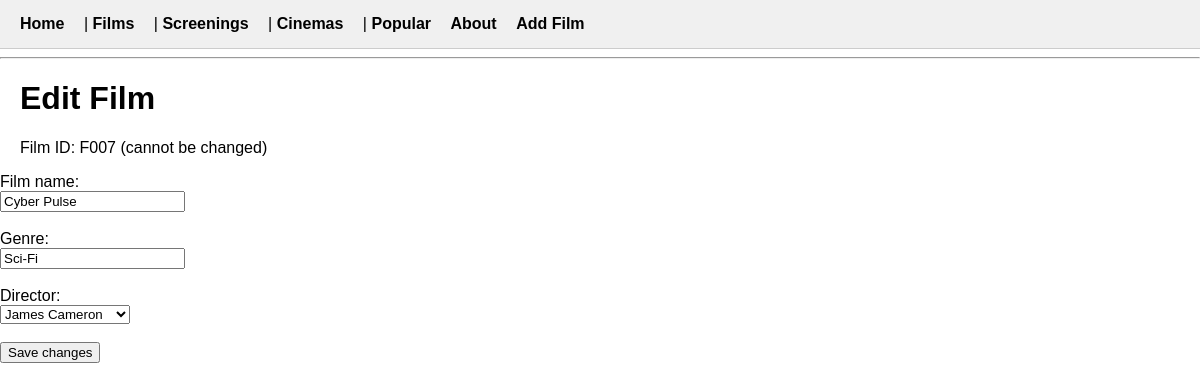
/edit_film/F007, run on the app's committed database.
### tables this page shows
CREATE TABLE Film (
film_id TEXT PRIMARY KEY,
film_name TEXT NOT NULL,
genre TEXT,
director_id TEXT NOT NULL,
FOREIGN KEY (director_id) REFERENCES Director(director_id));

CREATE TABLE Director (
director_id TEXT PRIMARY KEY,
director_name TEXT NOT NULL);

### app.py (the view, shortened to what this page needs)
@app.route("/edit_film/<film_id>", methods=["GET", "POST"])
def edit_film(film_id):
    conn = get_connection()
    film = conn.execute("SELECT * FROM Film WHERE film_id = ?", (film_id,)).fetchone()
    directors = conn.execute("SELECT director_id, director_name FROM Director ORDER BY director_name").fetchall()
    conn.close()
    return render_template("edit_film.html", film=film, directors=directors, error=None)

### app.py (called while the page is built)
def get_connection():
    conn = sqlite3.connect("Filmavault.db")
    conn.execute("PRAGMA foreign_keys = ON")
    conn.row_factory = sqlite3.Row
    return conn

### templates/edit_film.html (shortened to what this page needs)
<!DOCTYPE html>
<html>
<head>
    <link rel="stylesheet" href="{{ url_for('static', filename='style.css') }}">
</head>
<body>
    {% include "nav.html" %}
    <h1>Edit Film</h1>
    <form method="POST" action="/edit_film/{{ film.film_id }}">
        <p>Film ID: {{ film.film_id }} (cannot be changed)</p>
        <label>Film name:</label><br>
        <input type="text" name="film_name" value="{{ film.film_name }}"><br><br>
        <label>Genre:</label><br>
        <input type="text" name="genre" value="{{ film.genre }}"><br><br>
        <label>Director:</label><br>
        <select name="director_id">
            {% for d in directors %}
                <option value="{{ d.director_id }}"
                    {% if d.director_id == film.director_id %}selected{% endif %}>
                    {{ d.director_name }}
                </option>
            {% endfor %}
        </select><br><br>
        <button type="submit">Save changes</button>
    </form>
</body>
</html>

### static/style.css (style rules this page uses)
body { font-family: Arial, sans-serif; margin: 0; padding: 0; }
h1 { padding: 0 20px; }
p { padding: 0 20px; }

### data on the page
Film: film_id "F007", film_name "Cyber Pulse", genre "Sci-Fi", director_id "James Cameron"
